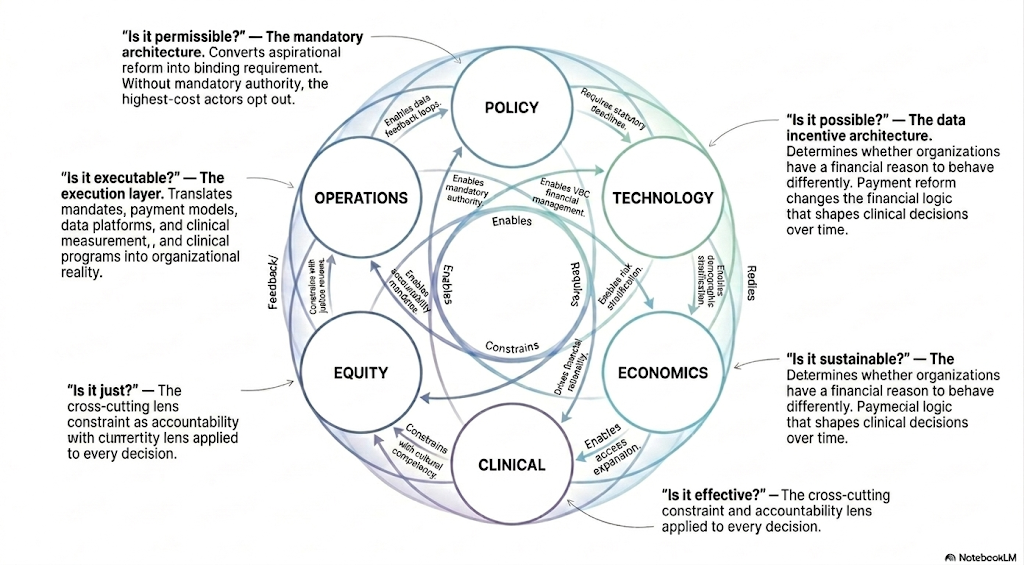
#> input picture book-build/cover_original.png, 1024 x 565 px
$ python repair_cover.py
#> lines starting #> are read from the running program, lines starting #| are printed output that depends on the picture
#!/usr/bin/env python3
"""
repair_cover.py — repair the author's original cover art in place.

The author's original (book-build/cover_original.png) has better typography than
anything regenerated from scratch: clean Helvetica, confident hierarchy, good
spacing. Its only faults are fixable ones:

  * garbled words rendered into the art ("cliurrertity lens", "Paymecial logic")
  * Economics and Technology given the SAME description — that text is
    Economics' role; Technology is the data substrate
  * "Is it effective?" labelled the cross-cutting accountability lens, which is
    Equity's role
  * a NotebookLM watermark, bottom right
  * 1024x565 at 163 DPI — under print resolution

The text sits on pure white (255,255,255) with pure black glyphs, so each bad
block can be painted out and re-set cleanly rather than the whole image being
redrawn. Wording comes from the book's own six-pillar table, so the cover
cannot drift from the text it illustrates.

Resolution is raised by rendering the replacement text at the FINAL scale (not
upscaling bitmap text), so the repaired blocks are genuinely sharp even though
the surrounding art is an upscale of the original.

    python3 book-build/repair_cover.py
"""
from PIL import Image, ImageDraw, ImageFont
import os, textwrap

HERE = os.path.dirname(os.path.abspath(__file__))
# The author's untouched original. Tracked in git (book-archive/ is
# gitignored, so the source of truth for this repair lives here).
SRC = os.path.join(HERE, 'cover_original.png')
OUT = os.path.join(HERE, 'cover.png')

# 3x upscale: 1024x565 -> 3072x1695, i.e. ~490 DPI at 6.3in wide.
UP = 3

# A greyscale copy of the untouched original at 1x, used to tell TEXT from
# artwork: the labels are near-black, the ring and arrows are lighter tinted
# line work. Erasing by pixel value rather than by rectangle is what keeps a
# clearing box from slicing through the ring.
src1x = Image.open(SRC).convert('L')
sp = src1x.load()
TEXT_MAX = 110      # glyphs run ~0-40; ring line work is well above this
DILATE = 2          # grow each erased pixel to catch antialiased edges

im = Image.open(SRC).convert('RGB')
#> im is the input picture: PIL image 1024x565 RGB; mean R, G, B 238, 239.1, 239.3
im = im.resize((im.width * UP, im.height * UP), Image.LANCZOS)
#> im: PIL image 3072x1695 RGB
d = ImageDraw.Draw(im)


def font(sz, bold=False):
    for n in (['/System/Library/Fonts/Supplemental/Arial Bold.ttf',
               '/System/Library/Fonts/Helvetica.ttc']
              if bold else
              ['/System/Library/Fonts/Supplemental/Arial.ttf',
               '/System/Library/Fonts/Helvetica.ttc']):
        if os.path.exists(n):
            try:
                return ImageFont.truetype(n, sz)
            except Exception:
                pass
    return ImageFont.load_default()


# Blocks to repaint. Coordinates are in ORIGINAL pixels, measured from the art;
# they are scaled by UP below. Each is (x0, y0, x1, y1) of the area to clear,
# then the heading and body to re-set inside it.
# Boxes are the MEASURED extent of each block in the original art, padded a
# few px. Measured rather than eyeballed: an earlier pass under-covered the
# Operations block and left a stranded "reality." line below the repaint.
BLOCKS = [
    # Operations — "clinical measurement,, and clinical"
    dict(box=(57, 168, 296, 323),
         head='"Is it executable?" — The',
         body="execution layer. Translates mandates, payment models, "
              "data platforms, and clinical programs into "
              "organizational reality.",
         wrap=26),
    # Equity — "cliurrertity lens" was nonsense
    dict(box=(64, 346, 296, 465),
         head='"Is it just?" — The',
         body="cross-cutting constraint and accountability lens "
              "applied to every decision.",
         wrap=26),
    # Technology — had ECONOMICS' description; restore the data substrate
    dict(box=(783, 110, 1003, 238),
         head='"Is it possible?" — The',
         body="data substrate. Makes population health management, "
              "VBC execution, equity measurement, and strategic "
              "planning analytically feasible.",
         wrap=26),
    # Economics — "Paymecial logic"; keep its real role
    dict(box=(783, 349, 1003, 446),
         head='"Is it sustainable?" — The',
         body="incentive architecture. Payment reform changes the "
              "financial logic that shapes clinical decisions over "
              "time.",
         wrap=26),
    # Clinical — was labelled the cross-cutting lens (that is Equity's role)
    dict(box=(658, 484, 1019, 563),
         head='"Is it effective?" — The',
         body="mechanism of change. Clinical redesign converts "
              "payment incentives into changed care.",
         wrap=30),
]

HEAD_PT = 11 * UP
BODY_PT = 11 * UP
LEAD = int(13.2 * UP)

for b in BLOCKS:
    x0, y0, x1, y1 = b['box']
    # Erase the old glyphs by VALUE, not with a rectangle. On the left the
    # callout text and the ring overlap in x (text runs to 319, the ring reaches
    # in to 250), so a clearing rectangle cannot separate them — an earlier
    # version used one and sliced ~46px off the ring's left edge.
    for y in range(y0, y1):
        for x in range(x0, x1):
            if sp[x, y] < TEXT_MAX:
                d.rectangle([(x - DILATE) * UP, (y - DILATE) * UP,
                             (x + DILATE + 1) * UP, (y + DILATE + 1) * UP],
                            fill='white')
    x0, y0, x1, y1 = [v * UP for v in b['box']]

    f_h = font(HEAD_PT, bold=True)
    f_b = font(BODY_PT)
    y = y0
    # heading may itself wrap
    for line in textwrap.wrap(b['head'], width=b['wrap']):
        d.text((x0, y), line, font=f_h, fill=(17, 17, 17))
        y += LEAD
    for line in textwrap.wrap(b['body'], width=b['wrap']):
        d.text((x0, y), line, font=f_b, fill=(17, 17, 17))
        y += LEAD

# ── strip every label inside the artwork except the six pillar names ─────────
# The arrow labels were generated as art, and many are rendered mirrored or
# upside-down ("Enables risk stratification", "Drives financial rationality",
# "Enables demographic stratification", "Constrains with cultural competency"),
# plus four stray verbs floating on the inner ring attached to nothing. They sit
# ON the tinted curves rather than on flat white, so they cannot be re-set the
# way the outer callouts were. Per the author: remove them all, keep only the
# pillar names.
#
# Method: inside the artwork region, paint out every near-black (text) pixel,
# protecting a box around each of the six pillar labels. Ring and arrow line
# work is lighter than TEXT_MAX and survives untouched.
ART = (280, 95, 760, 500)          # bounds of the ring artwork
KEEP = [                            # measured extents of the six pillar names
    (293, 184, 421, 211),           # OPERATIONS
    (583, 186, 712, 207),           # TECHNOLOGY
    (291, 359, 421, 386),           # EQUITY
    (583, 356, 736, 381),           # ECONOMICS
    (432, 452, 572, 479),           # CLINICAL
    (432,  99, 571, 117),           # POLICY
]
PAD = 4

def protected(x, y):
    return any(x0 - PAD <= x <= x1 + PAD and y0 - PAD <= y <= y1 + PAD
               for (x0, y0, x1, y1) in KEEP)

# Darkness alone cannot separate labels from artwork: the circle strokes run as
# dark as 95-130, overlapping the glyph range, so a value threshold erases the
# circles too. Use SHAPE instead. A glyph is a small isolated blob; a circle or
# arrow is a long connected curve. Flood-fill each dark component and erase only
# those whose bounding box is glyph-sized.
ax0, ay0, ax1, ay1 = ART
INK = 200                  # anything below this is ink of some kind
seen = set()

def component(sx, sy):
    stack, pts = [(sx, sy)], []
    while stack:
        x, y = stack.pop()
        if (x, y) in seen:
            continue
        if not (ax0 <= x < ax1 and ay0 <= y < ay1):
            continue
        if sp[x, y] >= INK:
            continue
        seen.add((x, y))
        pts.append((x, y))
        for dx in (-1, 0, 1):
            for dy in (-1, 0, 1):
                stack.append((x + dx, y + dy))
    return pts

erased = 0
for yy in range(ay0, ay1):
    for xx in range(ax0, ax1):
        if (xx, yy) in seen or sp[xx, yy] >= INK:
            continue
        pts = component(xx, yy)
        xs = [p[0] for p in pts]
        ys = [p[1] for p in pts]
        w, h = max(xs) - min(xs), max(ys) - min(ys)
        # glyph-sized: small in BOTH directions. Circles/arrows are far larger.
        # Circles and long arrows span the figure; every LABEL — even a long
        # one like "Constrains with cultural competency." — fits inside a
        # modest box. Tuning this too tightly left half-words behind, so the
        # bound is generous and the six pillar names are protected explicitly.
        if w <= 150 and h <= 150 and len(pts) <= 4000 \
                and not any(protected(px_, py_) for px_, py_ in pts):
            erased += 1
            for (x, y) in pts:
                d.rectangle([(x - 1) * UP, (y - 1) * UP,
                             (x + 2) * UP, (y + 2) * UP], fill='white')
#> after the loop, erased = 102
print(f"  erased {erased} glyph components from the artwork")
#|   erased 102 glyph components from the artwork

# NotebookLM watermark, bottom right
d.rectangle([930 * UP, 545 * UP, im.width, im.height], fill='white')

# A 1px grey rule runs down the far right edge of the original — column 1023 is
# non-white for all 565 rows — and reads as a stray vertical line on the page.
d.rectangle([1022 * UP, 0, im.width, im.height], fill='white')

# The art is line work on flat white, so a 256-colour palette is effectively
# lossless here (measured: mean per-pixel delta 0.28, only 0.08% of pixels
# differ by more than 8) and roughly halves the file — which matters because
# the image is embedded in the .docx and the author round-trips it through
# Google Docs.
im = im.quantize(colors=256, method=Image.MEDIANCUT, dither=Image.NONE)
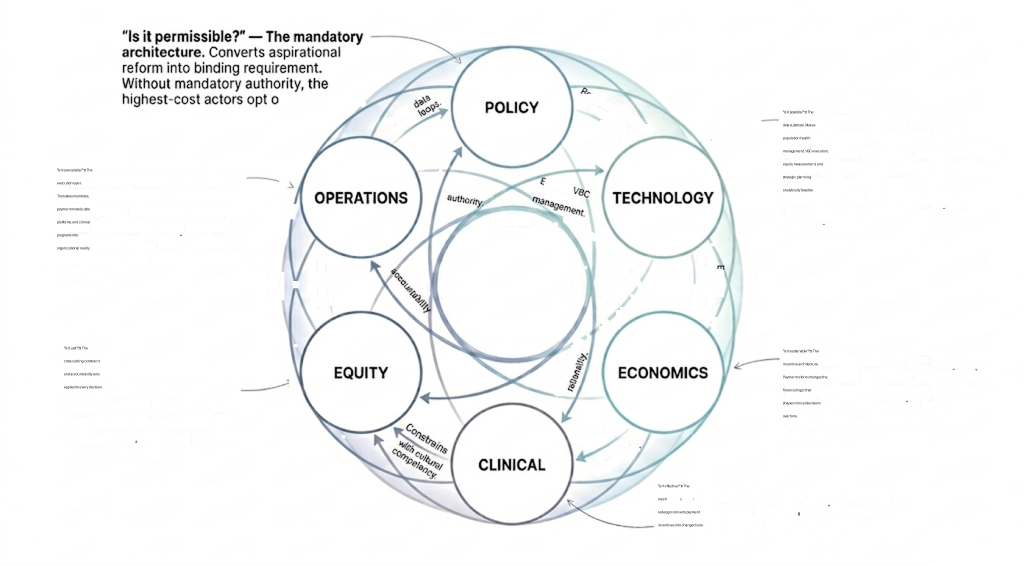
#> im: PIL image 3072x1695 P (shown at 1/3 size); mean R, G, B 246.7, 247.7, 248
im.save(OUT, optimize=True, dpi=(300, 300))
print(f"wrote {OUT} {im.size}  (~{im.width / 6.30:.0f} DPI at 6.30in wide, "
      f"{os.path.getsize(OUT):,} bytes)")
#| wrote book-build/cover.png (3072, 1695)  (~488 DPI at 6.30in wide, 827,170 bytes)
